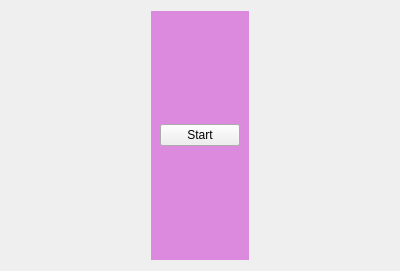
<?xml version="1.0" encoding="UTF-8"?>
<ui version="4.0">
 <class>welcome_view</class>
 <widget class="QWidget" name="welcome_view">
  <property name="geometry">
   <rect>
    <x>0</x>
    <y>0</y>
    <width>400</width>
    <height>271</height>
   </rect>
  </property>
  <property name="sizePolicy">
   <sizepolicy hsizetype="Maximum" vsizetype="Maximum">
    <horstretch>0</horstretch>
    <verstretch>0</verstretch>
   </sizepolicy>
  </property>
  <property name="windowTitle">
   <string>Form</string>
  </property>
  <layout class="QGridLayout" name="gridLayout">
   <item row="0" column="0">
    <widget class="QWidget" name="verticalWidget" native="true">
     <property name="sizePolicy">
      <sizepolicy hsizetype="Maximum" vsizetype="Maximum">
       <horstretch>0</horstretch>
       <verstretch>0</verstretch>
      </sizepolicy>
     </property>
     <property name="styleSheet">
      <string notr="true">#verticalWidget{
background-color:rgb(220, 138, 221)
}</string>
     </property>
     <layout class="QGridLayout" name="gridLayout_2">
      <property name="sizeConstraint">
       <enum>QLayout::SetMaximumSize</enum>
      </property>
      <item row="0" column="0">
       <spacer name="verticalSpacer">
        <property name="orientation">
         <enum>Qt::Vertical</enum>
        </property>
        <property name="sizeType">
         <enum>QSizePolicy::Preferred</enum>
        </property>
        <property name="sizeHint" stdset="0">
         <size>
          <width>20</width>
          <height>40</height>
         </size>
        </property>
       </spacer>
      </item>
      <item row="1" column="0">
       <widget class="QPushButton" name="start">
        <property name="sizePolicy">
         <sizepolicy hsizetype="Maximum" vsizetype="Maximum">
          <horstretch>0</horstretch>
          <verstretch>0</verstretch>
         </sizepolicy>
        </property>
        <property name="sizeIncrement">
         <size>
          <width>0</width>
          <height>0</height>
         </size>
        </property>
        <property name="text">
         <string>Start</string>
        </property>
       </widget>
      </item>
      <item row="2" column="0">
       <spacer name="verticalSpacer_2">
        <property name="orientation">
         <enum>Qt::Vertical</enum>
        </property>
        <property name="sizeType">
         <enum>QSizePolicy::Preferred</enum>
        </property>
        <property name="sizeHint" stdset="0">
         <size>
          <width>20</width>
          <height>40</height>
         </size>
        </property>
       </spacer>
      </item>
     </layout>
    </widget>
   </item>
  </layout>
 </widget>
 <resources/>
 <connections>
  <connection>
   <sender>start</sender>
   <signal>clicked()</signal>
   <receiver>welcome_view</receiver>
   <slot>onStart()</slot>
   <hints>
    <hint type="sourcelabel">
     <x>199</x>
     <y>135</y>
    </hint>
    <hint type="destinationlabel">
     <x>199</x>
     <y>135</y>
    </hint>
   </hints>
  </connection>
 </connections>
 <slots>
  <slot>onStart()</slot>
 </slots>
</ui>
